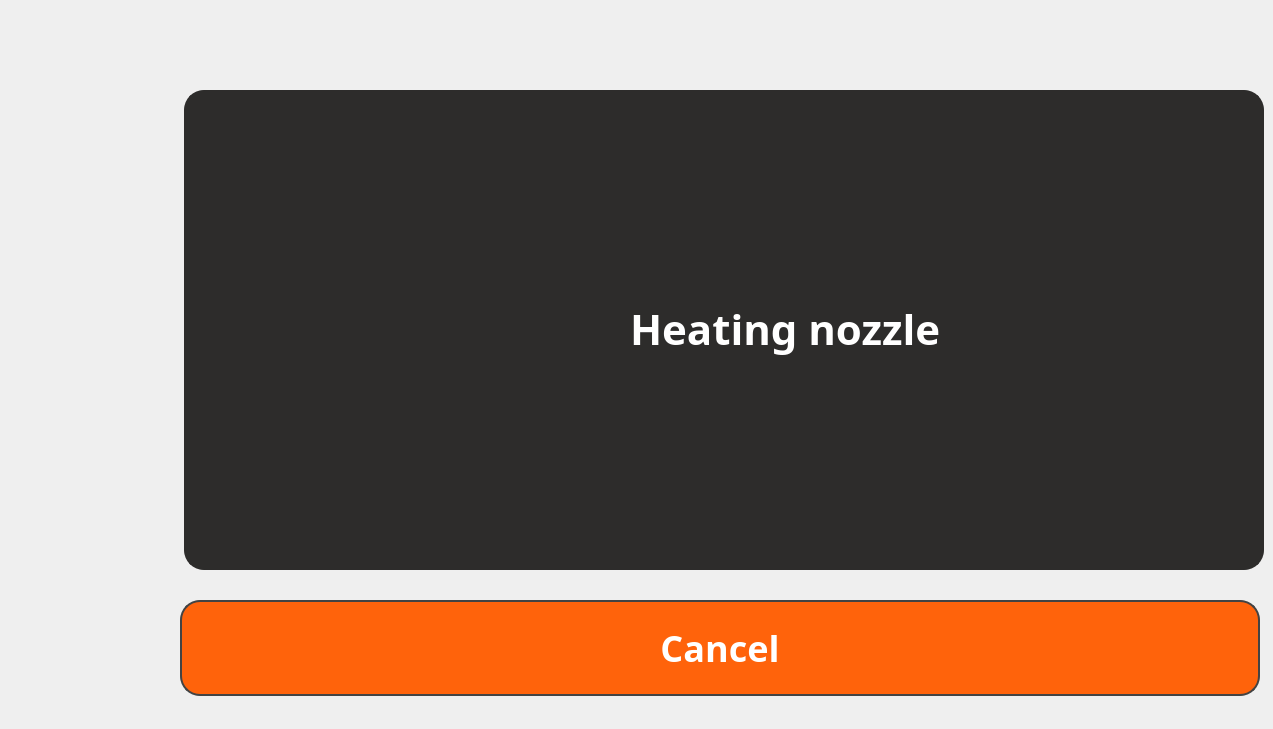
    <widget class="QWidget" name="page_NozzleCali_1">
     <widget class="QPushButton" name="pushButton_288">
      <property name="geometry">
       <rect>
        <x>0</x>
        <y>360</y>
        <width>160</width>
        <height>180</height>
       </rect>
      </property>
      <property name="styleSheet">
       <string notr="true">outline:none;image: url(:/image/ToolsActive(2).png);border:none;</string>
      </property>
      <property name="text">
       <string/>
      </property>
     </widget>
     <widget class="QPushButton" name="pushButton_289">
      <property name="geometry">
       <rect>
        <x>0</x>
        <y>0</y>
        <width>160</width>
        <height>180</height>
       </rect>
      </property>
      <property name="styleSheet">
       <string notr="true">outline:none;image: url(:/image/PrintInactive.png);border:none;</string>
      </property>
      <property name="text">
       <string/>
      </property>
     </widget>
     <widget class="QPushButton" name="pushButton_290">
      <property name="geometry">
       <rect>
        <x>0</x>
        <y>180</y>
        <width>160</width>
        <height>180</height>
       </rect>
      </property>
      <property name="styleSheet">
       <string notr="true">outline:none;image: url(:/image/FilamentInactive.png);border:none;</string>
      </property>
      <property name="text">
       <string/>
      </property>
     </widget>
     <widget class="QPushButton" name="pushButton_291">
      <property name="geometry">
       <rect>
        <x>0</x>
        <y>540</y>
        <width>160</width>
        <height>180</height>
       </rect>
      </property>
      <property name="styleSheet">
       <string notr="true">outline:none;image: url(:/image/AboutInactive.png);border:none;</string>
      </property>
      <property name="text">
       <string/>
      </property>
     </widget>
     <widget class="QLabel" name="label_145">
      <property name="geometry">
       <rect>
        <x>630</x>
        <y>300</y>
        <width>357</width>
        <height>57</height>
       </rect>
      </property>
      <property name="styleSheet">
       <string notr="true">font-weight: bold;
font-family:Barlow;color: rgba(255, 255, 255, 255);
background-color: rgba(255, 255, 255, 0);
font-size: 42px;
text-align: left;
font-family: Barlow;</string>
      </property>
      <property name="text">
       <string>Heating nozzle</string>
      </property>
     </widget>
     <widget class="QLabel" name="label_146">
      <property name="geometry">
       <rect>
        <x>483</x>
        <y>316</y>
        <width>118</width>
        <height>28</height>
       </rect>
      </property>
      <property name="styleSheet">
       <string notr="true">background-color: rgba(255, 255, 255, 0);border-image: url(:/image/waiting.png);</string>
      </property>
      <property name="text">
       <string/>
      </property>
     </widget>
     <widget class="QLabel" name="label_289">
      <property name="geometry">
       <rect>
        <x>184</x>
        <y>90</y>
        <width>1080</width>
        <height>480</height>
       </rect>
      </property>
      <property name="styleSheet">
       <string notr="true">color: rgba(16, 16, 16, 255);
font-size: 28px;
text-align: left;
font-family: Roboto;
background-color: rgb(45, 44, 43);
border: 2px solid rgba(45, 44, 43, 255);
border-radius: 20px;</string>
      </property>
      <property name="text">
       <string>&lt;html&gt;&lt;head/&gt;&lt;body&gt;&lt;p align=&quot;right&quot;&gt;&lt;br/&gt;&lt;/p&gt;&lt;/body&gt;&lt;/html&gt;</string>
      </property>
     </widget>
     <widget class="QPushButton" name="pushButton_648">
      <property name="geometry">
       <rect>
        <x>180</x>
        <y>600</y>
        <width>1080</width>
        <height>96</height>
       </rect>
      </property>
      <property name="styleSheet">
       <string notr="true">QPushButton{
	outline:none;border-radius: 20px;
	background-color: rgb(255, 99, 11);
	color: rgba(255, 255, 255, 255);
	font-size: 36px;
	text-align: center;
	font-family: Barlow;
	border: 2px solid rgba(67, 67, 67, 255);font-weight: bold;
	font-family:Barlow;
}

QPushButton::pressed{
	outline:none;border-radius: 20px;
	background-color: rgb(245, 166, 35);
	color: rgba(255, 255, 255, 255);
	font-size: 36px;
	text-align: center;
	font-family: Barlow;
	border: 2px solid rgba(67, 67, 67, 255);font-weight: bold;
	font-family:Barlow;
}

QPushButton::disabled{
	outline:none;border-radius: 20px;
	background-color: rgb(33, 35, 38);
	color: rgba(255, 255, 255, 255);
	font-size: 36px;
	text-align: center;
	font-family: Barlow;
	border: 2px solid rgba(67, 67, 67, 255);font-weight: bold;
	font-family:Barlow;
}</string>
      </property>
      <property name="text">
       <string>Cancel</string>
      </property>
     </widget>
     <zorder>label_289</zorder>
     <zorder>pushButton_288</zorder>
     <zorder>pushButton_289</zorder>
     <zorder>pushButton_290</zorder>
     <zorder>pushButton_291</zorder>
     <zorder>label_145</zorder>
     <zorder>label_146</zorder>
     <zorder>pushButton_648</zorder>
    </widget>
